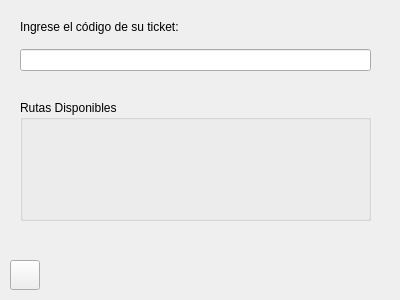
<?xml version="1.0" encoding="UTF-8"?>
<ui version="4.0">
 <class>VentanaEstacion</class>
 <widget class="QWidget" name="VentanaEstacion">
  <property name="geometry">
   <rect>
    <x>0</x>
    <y>0</y>
    <width>400</width>
    <height>300</height>
   </rect>
  </property>
  <property name="windowTitle">
   <string>Form</string>
  </property>
  <widget class="QGroupBox" name="groupBox">
   <property name="geometry">
    <rect>
     <x>20</x>
     <y>100</y>
     <width>351</width>
     <height>121</height>
    </rect>
   </property>
   <property name="layoutDirection">
    <enum>Qt::LeftToRight</enum>
   </property>
   <property name="autoFillBackground">
    <bool>false</bool>
   </property>
   <property name="title">
    <string>Rutas Disponibles</string>
   </property>
  </widget>
  <widget class="QWidget" name="layoutWidget">
   <property name="geometry">
    <rect>
     <x>20</x>
     <y>10</y>
     <width>351</width>
     <height>61</height>
    </rect>
   </property>
   <layout class="QVBoxLayout" name="verticalLayout">
    <item>
     <widget class="QLabel" name="label">
      <property name="text">
       <string>Ingrese el código de su ticket:</string>
      </property>
     </widget>
    </item>
    <item>
     <widget class="QLineEdit" name="lineEdit_ticket"/>
    </item>
   </layout>
  </widget>
  <widget class="QLabel" name="label_correct">
   <property name="enabled">
    <bool>true</bool>
   </property>
   <property name="geometry">
    <rect>
     <x>90</x>
     <y>230</y>
     <width>50</width>
     <height>50</height>
    </rect>
   </property>
   <property name="text">
    <string/>
   </property>
  </widget>
  <widget class="QLabel" name="label_incorrect">
   <property name="geometry">
    <rect>
     <x>240</x>
     <y>230</y>
     <width>50</width>
     <height>50</height>
    </rect>
   </property>
   <property name="text">
    <string/>
   </property>
  </widget>
  <widget class="QLabel" name="label_error">
   <property name="geometry">
    <rect>
     <x>20</x>
     <y>80</y>
     <width>351</width>
     <height>20</height>
    </rect>
   </property>
   <property name="text">
    <string/>
   </property>
   <property name="alignment">
    <set>Qt::AlignCenter</set>
   </property>
  </widget>
  <widget class="QPushButton" name="pushButton_back">
   <property name="geometry">
    <rect>
     <x>10</x>
     <y>260</y>
     <width>30</width>
     <height>30</height>
    </rect>
   </property>
   <property name="text">
    <string/>
   </property>
  </widget>
 </widget>
 <resources/>
 <connections/>
</ui>
